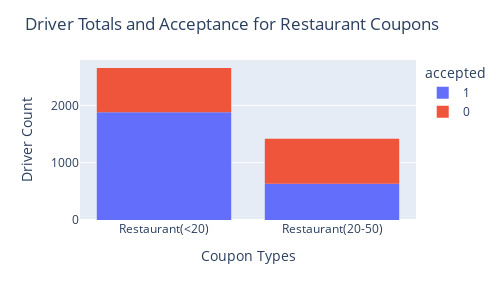

Here is the notebook cell this chart was saved with:
### Markdown cell above
# Restaurant Coupons - Expensive vs Inexpensive

When considering restaurant coupons, which drivers are most likely to accept? And does this acceptance rate vary from inexpensive restaurant coupons to expensive restaurant coupons? I examine three filters that I surmise will show the highest acceptance rates.

### Code cell
# I begin by isolating the data on restaurant coupons and visualizing a broad
# comparison of coupons for inexpensive restaurants to coupons for expensive restaurants.
# The sample of inexpensive restaurant coupons is larger, but the sample of
# expensive restaurant coupons still seems big enough to work with.
restaurants = data.loc[(data['coupon'] == 'Restaurant(<20)') | (data['coupon'] == 'Restaurant(20-50)')]

coupon_fig = px.histogram(restaurants, x=restaurants['coupon'], color='accepted')
coupon_fig.update_layout(title='Driver Totals and Acceptance for Restaurant Coupons', 
                         xaxis_title='Coupon Types', 
                         yaxis_title='Driver Count',
                         height=300,
                         width=500)
coupon_fig.show()

### Figure 1 — Plotly figure (JSON) as saved in the notebook; plotly's stock layout.template omitted (floating-point values rounded to 4 significant figures; data arrays with more than 128 entries replaced by an {"elided": "..."} marker saying what was removed)
{"data": [{"alignmentgroup": "True", "bingroup": "x", "hovertemplate": "accepted=1<br>coupon=%{x}<br>count=%{y}<extra></extra>", "legendgroup": "1", "marker": {"color": "#636efa", "pattern": {"shape": ""}}, "name": "1", "offsetgroup": "1", "orientation": "v", "showlegend": true, "type": "histogram", "x": {"elided": "2513 str values"}, "xaxis": "x", "yaxis": "y"}, {"alignmentgroup": "True", "bingroup": "x", "hovertemplate": "accepted=0<br>coupon=%{x}<br>count=%{y}<extra></extra>", "legendgroup": "0", "marker": {"color": "#EF553B", "pattern": {"shape": ""}}, "name": "0", "offsetgroup": "0", "orientation": "v", "showlegend": true, "type": "histogram", "x": {"elided": "1557 str values"}, "xaxis": "x", "yaxis": "y"}], "layout": {"barmode": "relative", "height": 300, "legend": {"title": {"text": "accepted"}, "tracegroupgap": 0}, "margin": {"t": 60}, "title": {"text": "Driver Totals and Acceptance for Restaurant Coupons"}, "width": 500, "xaxis": {"anchor": "y", "domain": [0, 1], "title": {"text": "Coupon Types"}}, "yaxis": {"anchor": "x", "domain": [0, 1], "title": {"text": "Driver Count"}}}}
